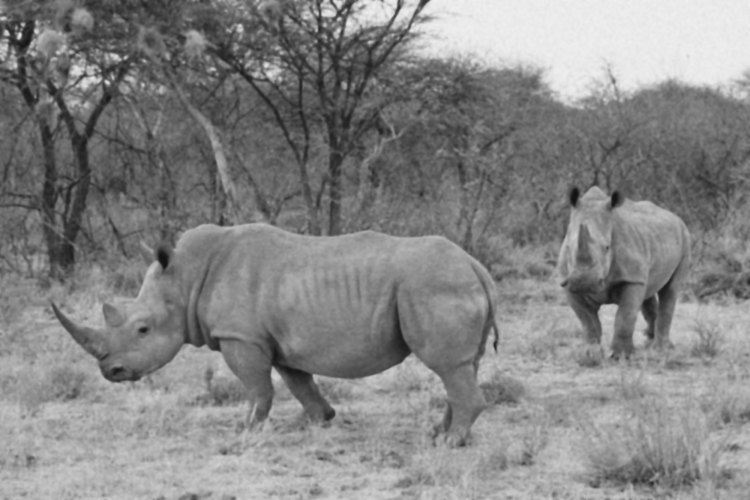
#> input picture Zestaw 4/Zadanie 22/nosorozec.png, 750 x 500 px
$ python 'Zadanie 22v2.py'
#> lines starting #> are read from the running program, lines starting #| are printed output that depends on the picture
import numpy as np
from PIL import Image
from scipy.ndimage import gaussian_filter

def to_gray(img):
    """Konwersja RGB → grayscale"""
    if img.ndim == 3:
        return img.mean(axis=2)
    return img

def normalize_to_uint8(img):
    """Normalizacja do zakresu 0–255"""
    img = np.clip(img, 0, 255)
    return img.astype(np.uint8)

# ---------------------------------------------------------
# 1. Wczytanie obrazu (Pillow)
# ---------------------------------------------------------
img = Image.open("nosorozec.png")
#> img is the input picture: PIL image 750x500 L; min 17, max 240, mean 133.1
f = np.array(img).astype(np.float64)

f_gray = to_gray(f)

# ---------------------------------------------------------
# 2. Filtr Gaussa
# ---------------------------------------------------------
sigma = 2
g = gaussian_filter(f_gray, sigma=sigma)

Image.fromarray(normalize_to_uint8(g)).save("nosorozec_gauss.png")

# ---------------------------------------------------------
# 3. Unsharp mask
# ---------------------------------------------------------
mask = f_gray - g
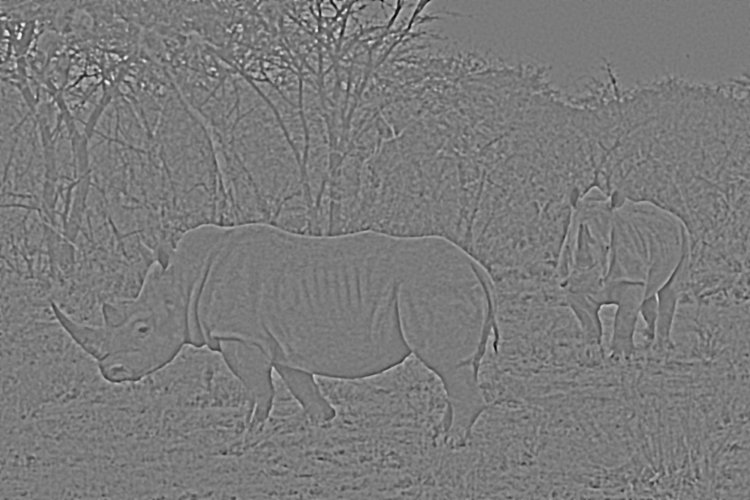
#> mask: shape (500, 750) float64; min -71.16, max 75.97, mean 0; drawn with min black and max white

# normalizacja do wizualizacji
mask_norm = mask - mask.min()
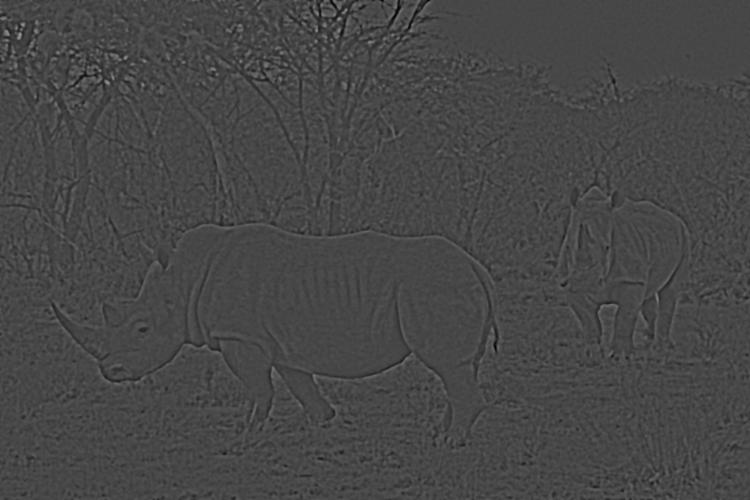
#> mask_norm: shape (500, 750) float64; min 0, max 147.1, mean 71.2
mask_norm = mask_norm / mask_norm.max() * 255

Image.fromarray(normalize_to_uint8(mask_norm)).save("nosorozec_unsharp_mask.png")

# ---------------------------------------------------------
# 4. Highboost filtering
# ---------------------------------------------------------
A = 0.5
f_hb = f_gray + A * mask

Image.fromarray(normalize_to_uint8(f_hb)).save("nosorozec_highboost.png")

print("Gotowe!")
